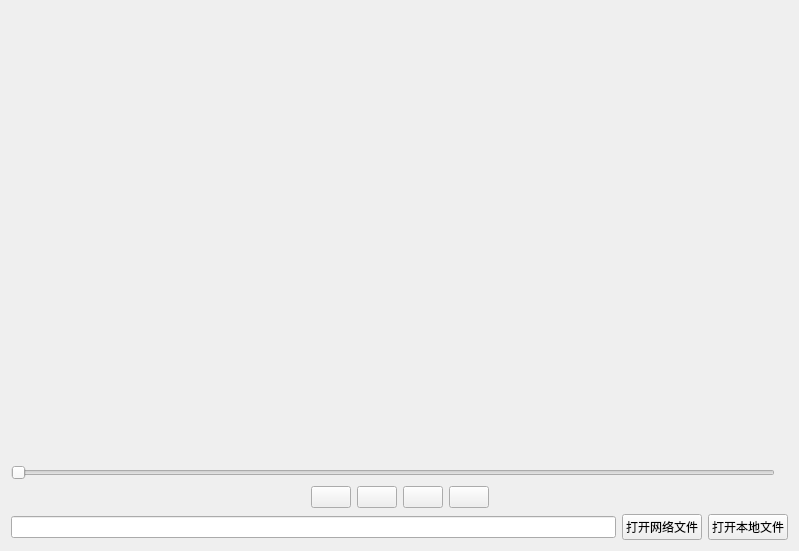
<?xml version="1.0" encoding="UTF-8"?>
<ui version="4.0">
 <class>MainWindow</class>
 <widget class="QMainWindow" name="MainWindow">
  <property name="geometry">
   <rect>
    <x>0</x>
    <y>0</y>
    <width>799</width>
    <height>551</height>
   </rect>
  </property>
  <property name="windowTitle">
   <string>MainWindow</string>
  </property>
  <widget class="QWidget" name="centralWidget">
   <layout class="QGridLayout" name="gridLayout">
    <item row="0" column="0">
     <layout class="QVBoxLayout" name="verticalLayout">
      <item>
       <layout class="QVBoxLayout" name="verticalLayout_2">
        <item>
         <widget class="QLabel" name="titleLabel">
          <property name="text">
           <string/>
          </property>
         </widget>
        </item>
        <item>
         <spacer name="verticalSpacer">
          <property name="orientation">
           <enum>Qt::Vertical</enum>
          </property>
          <property name="sizeHint" stdset="0">
           <size>
            <width>20</width>
            <height>40</height>
           </size>
          </property>
         </spacer>
        </item>
       </layout>
      </item>
      <item>
       <layout class="QHBoxLayout" name="horizontalLayout_3">
        <item>
         <widget class="QSlider" name="videoProgressSlider">
          <property name="orientation">
           <enum>Qt::Horizontal</enum>
          </property>
         </widget>
        </item>
        <item>
         <widget class="QLabel" name="labelTime">
          <property name="text">
           <string/>
          </property>
         </widget>
        </item>
       </layout>
      </item>
      <item>
       <layout class="QHBoxLayout" name="horizontalLayout_2">
        <item>
         <spacer name="horizontalSpacer">
          <property name="orientation">
           <enum>Qt::Horizontal</enum>
          </property>
          <property name="sizeHint" stdset="0">
           <size>
            <width>40</width>
            <height>20</height>
           </size>
          </property>
         </spacer>
        </item>
        <item>
         <widget class="QPushButton" name="btnPreview">
          <property name="text">
           <string/>
          </property>
         </widget>
        </item>
        <item>
         <widget class="QPushButton" name="btnPause">
          <property name="text">
           <string/>
          </property>
         </widget>
        </item>
        <item>
         <widget class="QPushButton" name="btnStop">
          <property name="text">
           <string/>
          </property>
         </widget>
        </item>
        <item>
         <widget class="QPushButton" name="btnNext">
          <property name="text">
           <string/>
          </property>
         </widget>
        </item>
        <item>
         <spacer name="horizontalSpacer_2">
          <property name="orientation">
           <enum>Qt::Horizontal</enum>
          </property>
          <property name="sizeHint" stdset="0">
           <size>
            <width>40</width>
            <height>20</height>
           </size>
          </property>
         </spacer>
        </item>
       </layout>
      </item>
      <item>
       <layout class="QHBoxLayout" name="horizontalLayout_4">
        <item>
         <widget class="QLineEdit" name="lineEdit"/>
        </item>
        <item>
         <widget class="QPushButton" name="btnOpenUrl">
          <property name="text">
           <string>打开网络文件</string>
          </property>
         </widget>
        </item>
        <item>
         <widget class="QPushButton" name="btnOpenLocal">
          <property name="text">
           <string>打开本地文件</string>
          </property>
         </widget>
        </item>
       </layout>
      </item>
     </layout>
    </item>
   </layout>
  </widget>
 </widget>
 <layoutdefault spacing="6" margin="11"/>
 <resources/>
 <connections/>
</ui>
